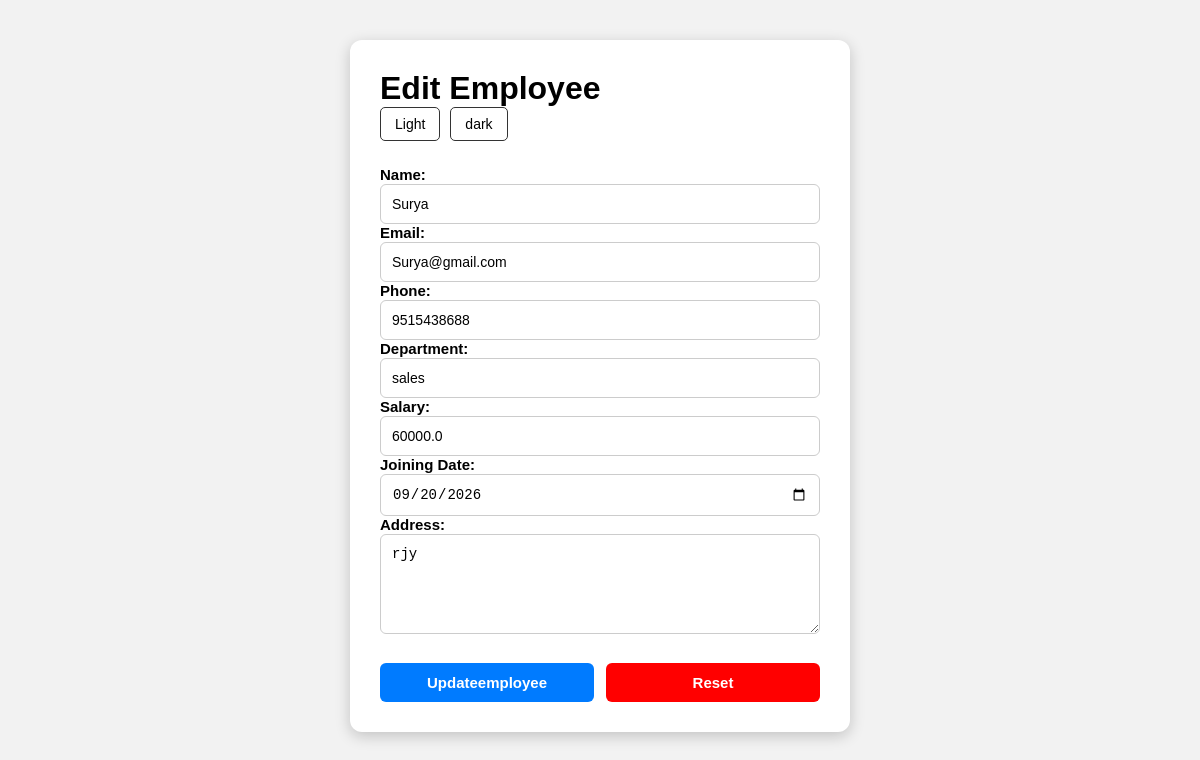
The app's page /edit-employee/4 (signed in) with its own data.
### tables this page shows
CREATE TABLE employee (id INTEGER PRIMARY KEY AUTOINCREMENT,user_id INTEGER NOT NULL,name TEXT NOT NULL,
    email TEXT NOT NULL,phone TEXT NOT NULL,department TEXT NOT NULL,salary REAL NOT NULL,joiningdate TEXT NOT NULL,
    address TEXT NOT NULL);

### server.py (the view)
@app.route("/edit-employee/<int:id>")
def edit_employee_page(id):
   if not login_required():
      return redirect("/login")
   theme = request.cookies.get("theme", "light")
   connection = get_database_connection()
   cursor = connection.cursor()
   cursor.execute(
    """SELECT * FROM employee
       WHERE id=? AND user_id=?""",
    (id, session["user_id"]))
   employee = cursor.fetchone()
   connection.close()
   if employee is None:
        return """
        <h2>Employee not found</h2>
        <a href="/employees">Back to employees</a>
        """
   return render_template(
        "edit-employee.html",
        employee=employee,
        theme=theme
     )

### server.py (called while the page is built)
def get_database_connection():
   connection=sqlite3.connect("users.db")
   connection.row_factory=sqlite3.Row
   return connection

def login_required():
    return "user_id" in session

### Templates/edit-employee.html (shortened to what this page needs)
<!DOCTYPE html>
<html lang="en">
<head>
</head>
<body class="{{theme}}">
    <div id="container">
         <h1>Edit Employee</h1>
       <nav>
            <div class="theme-buttons">
               <a href="/set-theme/light">Light</a>
                <a href="/set-theme/dark">dark</a>
            </div>
       </nav>
    <form action="/edit-employee/{{ employee['id'] }}" method="POST">
       <div>
          <label>Name:</label>
          <input type="text" name="name" value="{{ employee['name'] }}" required>
       </div>
       <div>
        <label>Email:</label>
        <input type="email" name="email" value="{{ employee['email'] }}" required>
        </div>
         <div>
        <label>Phone:</label>
        <input type="tel" name="phone" value="{{ employee['phone'] }}" required>
        </div>
         <div>
        <label>Department:</label>
        <input type="text" name="department" value="{{ employee['department'] }}" required>
       </div>
         <div>
        <label>Salary:</label>
        <input type="number" name="salary" value="{{ employee['salary'] }}" required>
        </div>
      <div>
        <label>Joining Date:</label>
        <input type="date" name="joiningdate" value="{{ employee['joiningdate'] }}" required>
       </div>
       <div>
            <label>Address:</label>
            <textarea name="address" required >{{ employee['address'] }}</textarea>
        </div>
        <div class="button">
        <button type="submit" class="update-btn">
            Updateemployee
        </button>
        <button type="reset" class="reset-btn">
            Reset
        </button>
        </div>
    </form>
</body>
</html>

### Templates/edit-employee.html (style rules this page uses)
* { margin: 0; padding: 0; box-sizing: border-box; }
body { font-family: Arial, sans-serif; min-height: 100vh; padding: 40px 0; transition: 0.3s; }
body.light { background-color: #f2f2f2; color: black; }
#container { width: 500px; margin: auto; padding: 30px; background-color: white; border-radius: 12px; box-shadow: 0 4px 15px rgba(0, 0, 0, 0.2); }
.theme-buttons { display: flex; gap: 10px; margin-bottom: 25px; }
.theme-buttons a { padding: 8px 14px; text-decoration: none; border: 1px solid #333; border-radius: 5px; color: black; font-size: 14px; }
label { margin-bottom: 7px; font-weight: bold; font-size: 15px; }
input, select, textarea { width: 100%; padding: 11px; border: 1px solid #ccc; border-radius: 6px; font-size: 14px; outline: none; }
textarea { resize: vertical; min-height: 100px; }
.button { display: flex; gap: 12px; margin-top: 25px; }
button { flex: 1; padding: 11px 20px; border: none; border-radius: 6px; cursor: pointer; font-size: 15px; font-weight: bold; transition: 0.2s; }
.update-btn { background-color: #007bff; color: white; }
.reset-btn { background-color: red; color: white; }

### records on screen
employee: name "Surya", email "Surya@gmail.com", phone "9515438688", department "sales", salary "60000.0", joiningdate "09/20/2026", address "rjy"
